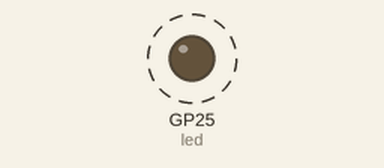
The program below on a simulated Raspberry Pi Pico running MicroPython. On the bench: output pins drawn as LEDs (lit = HIGH). Dashed ring = blinking. What the program prints to the serial console is not drawn.

Above: at 0.2 s.
Timing chart, 0 to 3.0 s (numbered marks = the images above):
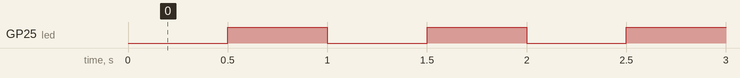

The program:

09_02_parpadeo_temporizador.py
```python
from machine import Pin, Timer
from utime import sleep

led = Pin('LED', Pin.OUT)

def tick(timer):
    led.toggle()

Timer().init(freq=2, mode=Timer.PERIODIC, callback=tick)

x = 0

while True:
    print(x)
    x += 1
    sleep(1.2)
```

Measured:
- by itself, GP25 (led): alternates HIGH for 0.50 s and LOW for 0.50 s
